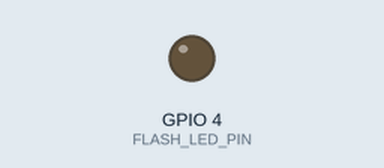
The sketch below on a simulated ESP32. On the bench: output pins drawn as LEDs (lit = HIGH). WiFi joins after 1.5 s; servers stay silent unless stated; uploads are accepted with an empty reply; the camera gives no picture; what the sketch prints to the serial monitor is not drawn. At 4.7 s the program puts the board to deep sleep or switches it off; the recording ends there.

Above: at 0.0 s.
At 3.9 s:
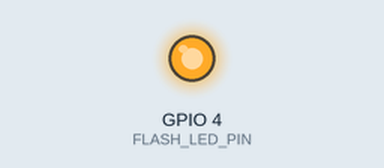
Timing chart, 0 to 4.7 s (numbered marks = the images above):
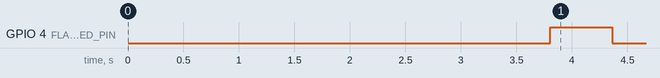

Measured:
- by itself, GPIO 4 (FLASH_LED_PIN): LOW → HIGH at 3.8 s, → LOW 0.56 s later

The sketch:

v1.ino
```cpp
#include "esp_camera.h"
#include <WiFi.h>
#include <HTTPClient.h>
#include "esp_sleep.h"

// ====== CONFIG WiFi & Server ======
const char* WIFI_SSID     = "xxxxxxxxxxxxxx";
const char* WIFI_PASSWORD = "xxxxxxxxxxxxxx";

// URL ของ PHP endpoint ในเซิร์ฟเวอร์เราเอง (ไม่ใช่ HTTPS จะง่ายสุด)
// สมมติพี่รัน Apache ที่ 192.168.1.10 และไฟล์อยู่ที่ /var/www/html/meter_upload.php
const char* SERVER_URL    = "xxxxxxxxxxxxxx";

const char* DEVICE_ID     = "ESP32CAM_01";  // เอาไว้แยกหลายตัวในอนาคต

// ถ่ายทุก ๆ 60 วินาที (ใช้ deep sleep)
#define SLEEP_TIME_US (60ULL * 1000000ULL)

// ====== PIN ESP32-CAM (AI Thinker) ======
#define PWDN_GPIO_NUM     32
#define RESET_GPIO_NUM    -1
#define XCLK_GPIO_NUM      0
#define SIOD_GPIO_NUM     26
#define SIOC_GPIO_NUM     27

#define Y9_GPIO_NUM       35
#define Y8_GPIO_NUM       34
#define Y7_GPIO_NUM       39
#define Y6_GPIO_NUM       36
#define Y5_GPIO_NUM       21
#define Y4_GPIO_NUM       19
#define Y3_GPIO_NUM       18
#define Y2_GPIO_NUM        5
#define VSYNC_GPIO_NUM    25
#define HREF_GPIO_NUM     23
#define PCLK_GPIO_NUM     22

#define FLASH_LED_PIN      4

void initCamera() {
  camera_config_t config;
  config.ledc_channel = LEDC_CHANNEL_0;
  config.ledc_timer   = LEDC_TIMER_0;

  config.pin_d0       = Y2_GPIO_NUM;
  config.pin_d1       = Y3_GPIO_NUM;
  config.pin_d2       = Y4_GPIO_NUM;
  config.pin_d3       = Y5_GPIO_NUM;
  config.pin_d4       = Y6_GPIO_NUM;
  config.pin_d5       = Y7_GPIO_NUM;
  config.pin_d6       = Y8_GPIO_NUM;
  config.pin_d7       = Y9_GPIO_NUM;
  config.pin_xclk     = XCLK_GPIO_NUM;
  config.pin_pclk     = PCLK_GPIO_NUM;
  config.pin_vsync    = VSYNC_GPIO_NUM;
  config.pin_href     = HREF_GPIO_NUM;
  config.pin_sscb_sda = SIOD_GPIO_NUM;
  config.pin_sscb_scl = SIOC_GPIO_NUM;
  config.pin_pwdn     = PWDN_GPIO_NUM;
  config.pin_reset    = RESET_GPIO_NUM;

  config.xclk_freq_hz = 20000000;
  config.pixel_format = PIXFORMAT_JPEG;

  if (psramFound()) {
    config.frame_size   = FRAMESIZE_VGA;  // 640x480
    config.jpeg_quality = 12;
    config.fb_count     = 2;
  } else {
    config.frame_size   = FRAMESIZE_VGA;
    config.jpeg_quality = 15;
    config.fb_count     = 1;
  }

  config.fb_location = CAMERA_FB_IN_PSRAM;
  config.grab_mode   = CAMERA_GRAB_WHEN_EMPTY;

  esp_err_t err = esp_camera_init(&config);
  if (err != ESP_OK) {
    Serial.printf("Camera init failed with error 0x%x\n", err);
  } else {
    Serial.println("Camera init success");
  }
}

bool connectWiFi() {
  WiFi.mode(WIFI_STA);
  WiFi.begin(WIFI_SSID, WIFI_PASSWORD);

  Serial.print("Connecting to WiFi");
  int attempts = 0;
  while (WiFi.status() != WL_CONNECTED && attempts < 30) {
    delay(500);
    Serial.print(".");
    attempts++;
  }
  Serial.println();

  if (WiFi.status() == WL_CONNECTED) {
    Serial.print("WiFi connected, IP: ");
    Serial.println(WiFi.localIP());
    return true;
  } else {
    Serial.println("WiFi connection failed");
    return false;
  }
}

// ส่งภาพแบบ raw JPEG ใน body (ไม่ใช้ multipart ให้ PHP อ่านจาก php://input)
void uploadImageToServer(camera_fb_t *fb) {
  if (!fb) {
    Serial.println("No frame buffer to upload!");
    return;
  }

  if (WiFi.status() != WL_CONNECTED) {
    Serial.println("WiFi not connected, cannot upload.");
    return;
  }

  HTTPClient http;

  // เพิ่ม device_id เป็น query string
  String url = String(SERVER_URL) + "?device_id=" + DEVICE_ID;
  Serial.print("Request URL: ");
  Serial.println(url);

  if (!http.begin(url)) {
    Serial.println("HTTP begin() failed");
    return;
  }

  // เราจะส่ง binary ตรง ๆ ใช้ content-type แบบ generic
  http.addHeader("Content-Type", "application/octet-stream");
  http.setTimeout(10000); // 10 วินาที

  Serial.println("Uploading image...");
  int httpResponseCode = http.POST((uint8_t*)fb->buf, fb->len);

  Serial.printf("HTTP Response code: %d\n", httpResponseCode);

  if (httpResponseCode > 0) {
    String response = http.getString();
    Serial.print("Response body: ");
    Serial.println(response);
  } else {
    Serial.printf("HTTP Error: %d (%s)\n",
                  httpResponseCode,
                  http.errorToString(httpResponseCode).c_str());
  }

  http.end();
}

void goToSleep() {
  Serial.println("Going to deep sleep for 60 seconds...");
  esp_sleep_enable_timer_wakeup(SLEEP_TIME_US);
  delay(100);
  esp_deep_sleep_start();
}

void setup() {
  Serial.begin(115200);
  delay(2000);
  Serial.println("\n--- ESP32-CAM Water Meter Capture Every 1 Minute ---");

  pinMode(FLASH_LED_PIN, OUTPUT);
  digitalWrite(FLASH_LED_PIN, LOW);

  initCamera();

  if (!connectWiFi()) {
    goToSleep();
  }

  // เปิดแฟลชถ้าจำเป็น (แล้วแต่ที่หน้างาน)
  digitalWrite(FLASH_LED_PIN, HIGH);
  delay(500);

  camera_fb_t *fb = esp_camera_fb_get();
  digitalWrite(FLASH_LED_PIN, LOW);

  if (!fb) {
    Serial.println("Camera capture failed");
  } else {
    Serial.printf("Captured image: %d bytes\n", fb->len);
    uploadImageToServer(fb);
    esp_camera_fb_return(fb);
  }

  WiFi.disconnect(true);
  WiFi.mode(WIFI_OFF);

  goToSleep();
}

void loop() {
  // ไม่ใช้ เพราะเราทำงานทั้งหมดใน setup() แล้วก็ deep sleep
}
```
